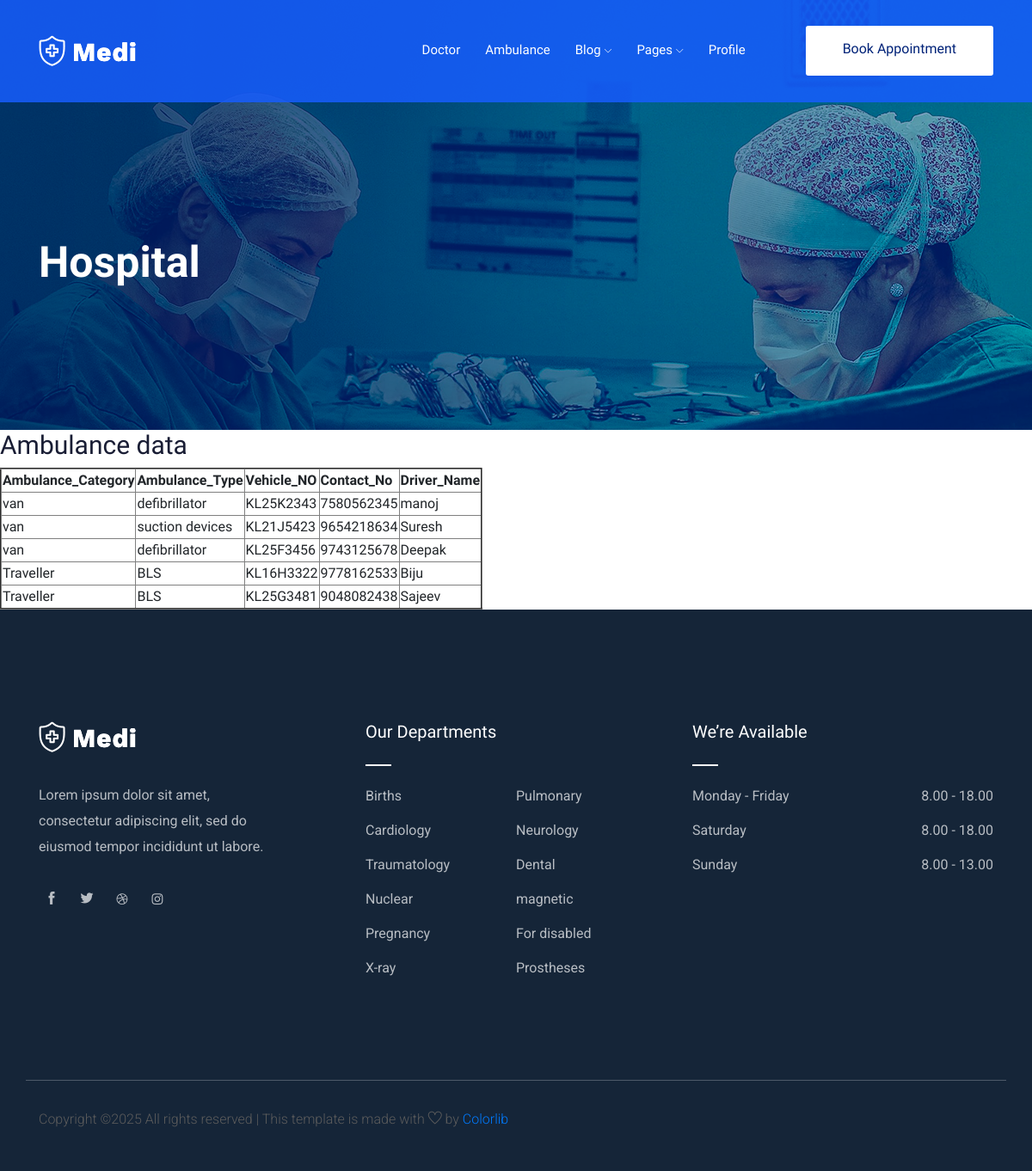
Page /hospital_ambulance_view/ on the committed database.
### imfnapp/models.py (models this page shows)
class ambulance(models.Model):
    Ambulance_Category=models.CharField(max_length=35)
    Ambulance_Type=models.CharField(max_length=50)
    Vehicle_NO=models.CharField(max_length=15)
    Contact_No=models.CharField(max_length=15)
    Driver_Name=models.CharField(max_length=30)
    Login_id=models.ForeignKey(login,on_delete=models.CASCADE,null=True,blank=True)

### imfnapp/views.py (the view)
# urls.py: path('hospital_ambulance_view/',views.hospital_ambulance_view,name='hospital_ambulance_view'),
def hospital_ambulance_view(request):
    ambulancess=ambulance.objects.all()
    return render(request,"ambulances.html",{'ambulancess':ambulancess})

### imfnapp/templates/ambulances.html (shortened to what this page needs)
{% extends 'hospitalindex.html' %}
{% block content %}
<html>
    <head>
    </head>
    <body>
        <h2>Ambulance data</h2>
        <table border ="2">
            <tr>
                <th>Ambulance_Category</th>
                <th>Ambulance_Type</th>
                <th>Vehicle_NO</th>
                <th>Contact_No</th>
                <th>Driver_Name</th>
            </tr>
            <tr>
                {% for ambulancess in ambulancess %}
                <td>{{ambulancess.Ambulance_Category}}</td>
                <td>{{ambulancess.Ambulance_Type}}</td>
                <td>{{ambulancess.Vehicle_NO}}</td>
                <td>{{ambulancess.Contact_No}}</td>
                <td>{{ambulancess.Driver_Name}}</td>
            </tr>
            {% endfor %}
        </table>
    </body>
</html>
{% endblock %}

### imfnapp/templates/hospitalindex.html (shortened to what this page needs)
{% load static %}
<!doctype html>
<html class="no-js" lang="zxx">
<head>
    <link rel="stylesheet" href="{% static 'user/css/bootstrap.min.css' %}">
    <link rel="stylesheet" href="{% static 'user/css/owl.carousel.min.css' %}">
    <link rel="stylesheet" href="{% static 'user/css/magnific-popup.css' %}">
    <link rel="stylesheet" href="{% static 'user/css/font-awesome.min.css' %}">
    <link rel="stylesheet" href="{% static 'user/css/themify-icons.css' %}">
    <link rel="stylesheet" href="{% static 'user/css/nice-select.css' %}">
    <link rel="stylesheet" href="{% static 'user/css/flaticon.css' %}">
    <link rel="stylesheet" href="{% static 'user/css/gijgo.css' %}">
    <link rel="stylesheet" href="{% static 'user/css/animate.css' %}">
    <link rel="stylesheet" href="{% static 'user/css/slicknav.css' %}">
    <link rel="stylesheet" href="{% static 'user/css/style.css' %}">
</head>
<body>
    <header>
        <div class="header-area ">
            <div id="sticky-header" class="main-header-area">
                <div class="container">
                    <div class="row align-items-center">
                        <div class="col-xl-3 col-lg-3">
                            <div class="logo-img">
                                <a href="index.html">
                                    <img src="{% static 'user/img/logo.png' %}" alt="">
                                </a>
                            </div>
                        </div>
                        <div class="col-xl-9 col-lg-9">
                            <div class="menu_wrap d-none d-lg-block">
                                <div class="menu_wrap_inner d-flex align-items-center justify-content-end">
                                    <div class="main-menu">
                                        <nav>
                                            <ul id="navigation">
                                                <li><a href="{% url 'hospital_doctor_view' %}">Doctor</a></li>
                                                <li><a href="{% url 'hospital_ambulance_view' %}">Ambulance</a></li>
                                                <li><a href="#">blog <i class="ti-angle-down"></i></a>
                                                </li>
                                                <li><a href="#">pages <i class="ti-angle-down"></i></a>
                                                </li>
                                                <li><a href="{% url 'hospitalprofile' %}">Profile</a></li>
                                            </ul>
                                        </nav>
                                    </div>
                                    <div class="book_room">
                                        <div class="book_btn">
                                            <a class="popup-with-form" href="#test-form">Book  Appointment</a>
                                        </div>
                                    </div>
                                </div>
                            </div>
                        </div>
                        <div class="col-12">
                        </div>
                    </div>
                </div>
            </div>
        </div>
    </header>
    <div class="bradcam_area breadcam_bg">
        <div class="container">
            <div class="row">
                <div class="col-xl-12">
                    <div class="bradcam_text">
                        <h3>Hospital</h3>
                    </div>
                </div>
            </div>
        </div>
    </div>
{% block content %}
{% endblock %}
<footer class="footer">
    <div class="footer_top">
        <div class="container">
            <div class="row">
                <div class="col-xl-4 col-md-6 col-lg-4 ">
                    <div class="footer_widget">
                        <div class="footer_logo">
                            <a href="#">
                                <img src="{% static 'user/img/logo.png' %}" alt="">
                            </a>
                        </div>
                        <p class="address_text">Lorem ipsum dolor sit amet, <br> consectetur adipiscing elit, sed do <br> eiusmod tempor incididunt ut labore.
                        </p>
                        <div class="socail_links">
                            <ul>
                                <li>
                                    <a href="#">
                                        <i class="ti-facebook"></i>
                                    </a>
                                </li>
                                <li>
                                    <a href="#">
                                        <i class="ti-twitter-alt"></i>
                                    </a>
                                </li>
                                <li>
                                    <a href="#">
                                        <i class="fa fa-dribbble"></i>
                                    </a>
                                </li>
                                <li>
                                    <a href="#">
                                        <i class="fa fa-instagram"></i>
                                    </a>
                                </li>
                            </ul>
                        </div>
                    </div>
                </div>
                <div class="col-xl-4 col-md-6 col-lg-4">
                    <div class="footer_widget">
                        <h3 class="footer_title">
                            Our Departments
                        </h3>
                        <ul class="links">
                            <li><a href="#">Births</a></li>
                            <li><a href="#">Pulmonary</a></li>
                            <li><a href="#">Cardiology</a></li>
                            <li><a href="#">Neurology</a></li>
                            <li><a href="#">Traumatology</a></li>
                            <li><a href="#">Dental</a></li>
                            <li><a href="#">Nuclear</a></li>
                            <li><a href="#">magnetic</a></li>
                            <li><a href="#">Pregnancy</a></li>
                            <li><a href="#">For disabled</a></li>
                            <li><a href="#">X-ray</a></li>
                            <li><a href="#">Prostheses</a></li>
                        </ul>
                    </div>
                </div>
                <div class="col-xl-4  col-md-6 col-lg-4">
                    <div class="footer_widget">
                        <h3 class="footer_title">
                            We’re Available
                        </h3>
                        <ul class="meting_time">
                            <li class="d-flex justify-content-between "><span>Monday - Friday</span> <span>8.00 - 18.00</span></li>
                            <li class="d-flex justify-content-between "><span>Saturday </span> <span>8.00 - 18.00</span></li>
                            <li class="d-flex justify-content-between "><span>Sunday</span> <span>8.00 - 13.00</span></li>
                        </ul>
                    </div>
                </div>
            </div>
        </div>
    </div>
    <div class="copy-right_text">
        <div class="container">
            <div class="row">
                <div class="bordered_1px "></div>
                <div class="col-xl-12">
                    <p class="copy_right text-center">
                        <p>
Copyright &copy;<script>document.write(new Date().getFullYear());</script> All rights reserved | This template is made with <i class="ti-heart" aria-hidden="true"></i> by <a href="https://colorlib.com" target="_blank">Colorlib</a>
</p>
                    </p>
                </div>
            </div>
        </div>
    </div>
</footer>
</body>
</html>

### rows in the picture
ambulance: Ambulance_Category "van", Ambulance_Type "defibrillator", Vehicle_NO "KL25K2343", Contact_No "7580562345", Driver_Name "manoj"
ambulance: Ambulance_Category "van", Ambulance_Type "suction devices", Vehicle_NO "KL21J5423", Contact_No "9654218634", Driver_Name "Suresh"
ambulance: Ambulance_Category "van", Ambulance_Type "defibrillator", Vehicle_NO "KL25F3456", Contact_No "9743125678", Driver_Name "Deepak"
ambulance: Ambulance_Category "Traveller", Ambulance_Type "BLS", Vehicle_NO "KL16H3322", Contact_No "9778162533", Driver_Name "Biju"
ambulance: Ambulance_Category "Traveller", Ambulance_Type "BLS", Vehicle_NO "KL25G3481", Contact_No "9048082438", Driver_Name "Sajeev"
